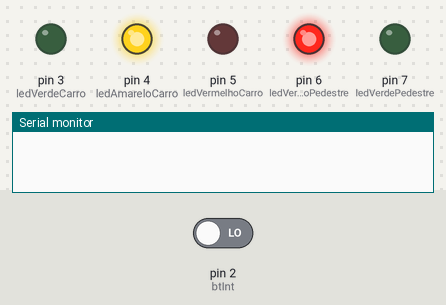
Simulated run of this sketch. Board: Arduino Uno, built with avr-gcc and run on an emulated ATmega328P. Parts: output pins drawn as LEDs (lit = HIGH), the last lines printed to the serial monitor. Inputs (shaded band) come from the test bench; at power-on: pin 2 (btInt) LOW.

Above: at 1.2 s.
1.3 s: pin 2 (btInt) driven HIGH
At 2.7 s:
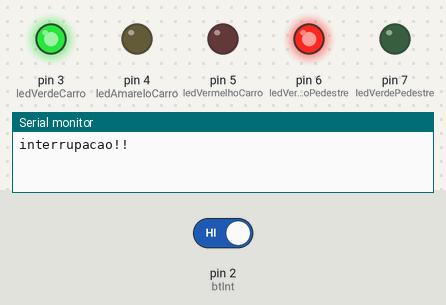
At 5.4 s:
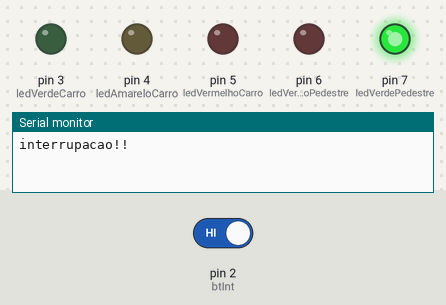
Timing chart, 0 to 10.3 s (numbered marks = the images above; inputs shaded):
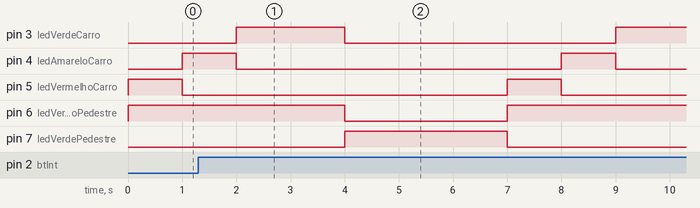

Measured:
- after the input at 1.3 s, pin 6 (ledVermelhoPedestre): HIGH → LOW after 2.7 s, → HIGH 3.0 s later; pin 7 (ledVerdePedestre): LOW → HIGH after 2.7 s, → LOW 3.0 s later

The sketch:

InterrupcaoEmSemaforo.ino
```cpp
int btInt = 2;
int x = 0;

int ledVermelhoPedestre = 6;
int ledVerdePedestre = 7;
int ledVermelhoCarro = 5;
int ledAmareloCarro = 4;
int ledVerdeCarro = 3;

volatile int liberarPedestre = 1;

// handler da interrupção
// sem parametros, sem retorno
void liberaPedestre()
{
  Serial.println("interrupacao!!");
  liberarPedestre = !liberarPedestre;
}

void alterarSemaforoCarro()
{
  digitalWrite(ledVerdePedestre, LOW);
  digitalWrite(ledVermelhoPedestre, HIGH);
  digitalWrite(ledVermelhoCarro, HIGH);
  digitalWrite(ledVerdeCarro, LOW);
  delay(1000);
  digitalWrite(ledAmareloCarro, HIGH);
  digitalWrite(ledVermelhoCarro, LOW);
  delay(1000);
  digitalWrite(ledVerdeCarro, HIGH);
  digitalWrite(ledAmareloCarro, LOW);
  delay(1000);
}

void fecharSemaforoCarro()
{
  digitalWrite(ledVerdeCarro, LOW);
  digitalWrite(ledVermelhoCarro, LOW);
  digitalWrite(ledAmareloCarro, LOW);
}

void abrirPedrestre()
{
  digitalWrite(ledVerdePedestre, HIGH);
  digitalWrite(ledVermelhoPedestre, LOW);
  delay(2000);
}

void setup()
{
  pinMode(ledVermelhoPedestre, OUTPUT);
  pinMode(ledVerdePedestre, OUTPUT);
  pinMode(ledVermelhoCarro, OUTPUT);
  pinMode(ledAmareloCarro, OUTPUT);
  pinMode(ledVerdeCarro, OUTPUT);
  attachInterrupt(digitalPinToInterrupt(btInt), liberaPedestre, RISING);
  Serial.begin(9600);
}

void loop()
{
  if(liberarPedestre){
    alterarSemaforoCarro();
  }else{
    fecharSemaforoCarro();
    abrirPedrestre();
    liberarPedestre = !liberarPedestre;
  }
  delay(1000);
}
```
